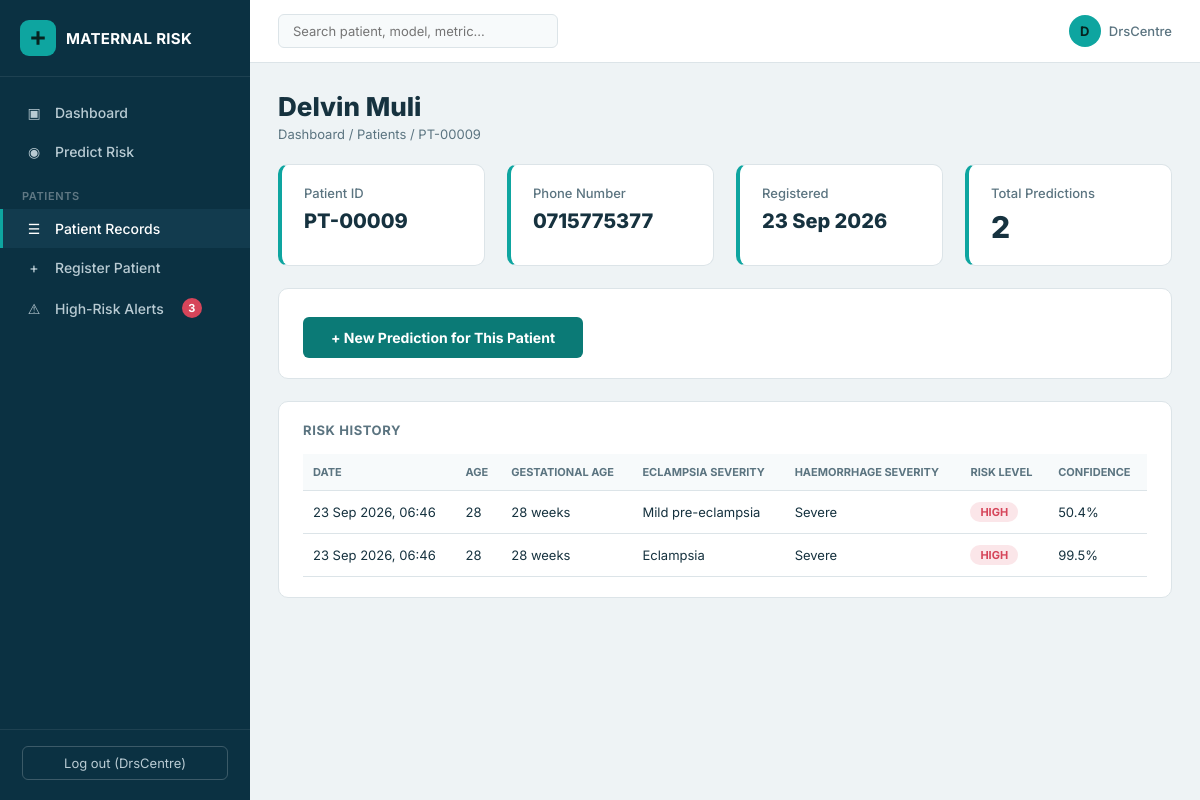
/patients/9/ (signed in), run on the app's committed database.
### risk_app/models.py (models this page shows, shortened)
class Patient(models.Model):
    patient_id = models.CharField(max_length=20, unique=True, editable=False)
    full_name = models.CharField(max_length=150)
    phone_number = models.CharField(max_length=20, blank=True)
    date_registered = models.DateTimeField(auto_now_add=True)
    registered_by = models.ForeignKey(
        settings.AUTH_USER_MODEL, null=True, blank=True,
        on_delete=models.SET_NULL, related_name="patients_registered",
    )
    class Meta:
        ordering = ["-date_registered"]
    @property
    def latest_prediction(self):
        return self.predictions.order_by("-created_at").first()

class PredictionRecord(models.Model):
    RISK_CHOICES = [("Low", "Low"), ("Medium", "Medium"), ("High", "High")]
    created_at = models.DateTimeField(auto_now_add=True)
    user = models.ForeignKey(settings.AUTH_USER_MODEL, null=True, blank=True, on_delete=models.SET_NULL)
    patient = models.ForeignKey(
        Patient, null=True, blank=True, on_delete=models.SET_NULL, related_name="predictions"
    )
    age = models.IntegerField()
    gestational_age_weeks = models.IntegerField()
    eclampsia_severity = models.CharField(max_length=30)
    haemorrhage_severity = models.CharField(max_length=30)
    risk_level = models.CharField(max_length=10, choices=RISK_CHOICES)
    prob_low = models.FloatField()
    prob_medium = models.FloatField()
    prob_high = models.FloatField()
    model_backend = models.CharField(max_length=20, default="sklearn")
    class Meta:
        ordering = ["-created_at"]

### risk_app/views.py (the view)
# urls.py: path("patients/<int:pk>/", views.patient_detail_view, name="patient_detail"),
@login_required
def patient_detail_view(request, pk):
    patient = get_object_or_404(Patient, pk=pk)
    predictions = patient.predictions.all()
    return render(request, "risk_app/patient_detail.html", {"patient": patient, "predictions": predictions})

### risk_app/context_processors.py (called while the page is built)
def alerts_count(request):
    if not request.user.is_authenticated:
        return {}
    count = 0
    for patient in Patient.objects.all():
        latest = patient.latest_prediction
        if latest and latest.risk_level == "High":
            count += 1
    return {"high_risk_alert_count": count}

### risk_app/templates/risk_app/patient_detail.html
{% extends "risk_app/base_app.html" %}
{% block content %}
<h1 class="page-title">{{ patient.full_name }}</h1>
<div class="breadcrumb">
    <a href="{% url 'risk_app:dashboard' %}">Dashboard</a> /
    <a href="{% url 'risk_app:patients_list' %}">Patients</a> / {{ patient.patient_id }}
</div>
<div class="grid" style="margin-bottom:22px;">
    <div class="stat-card">
        <div class="stat-label">Patient ID</div>
        <div class="stat-value" style="font-size:20px;">{{ patient.patient_id }}</div>
    </div>
    <div class="stat-card">
        <div class="stat-label">Phone Number</div>
        <div class="stat-value" style="font-size:20px;">{{ patient.phone_number|default:"—" }}</div>
    </div>
    <div class="stat-card">
        <div class="stat-label">Registered</div>
        <div class="stat-value" style="font-size:20px;">{{ patient.date_registered|date:"d M Y" }}</div>
    </div>
    <div class="stat-card">
        <div class="stat-label">Total Predictions</div>
        <div class="stat-value">{{ predictions.count }}</div>
    </div>
</div>
<div class="panel" style="margin-bottom:22px;">
    <a href="{% url 'risk_app:predict' %}?patient={{ patient.pk }}" class="btn-primary" style="text-decoration:none; display:inline-block;">
        + New Prediction for This Patient
    </a>
</div>
<div class="panel">
    <h2>Risk History</h2>
    <table class="pred-table">
        <tr>
            <th>Date</th>
            <th>Age</th>
            <th>Gestational Age</th>
            <th>Eclampsia Severity</th>
            <th>Haemorrhage Severity</th>
            <th>Risk Level</th>
            <th>Confidence</th>
        </tr>
        {% for rec in predictions %}
        <tr>
            <td>{{ rec.created_at|date:"d M Y, H:i" }}</td>
            <td>{{ rec.age }}</td>
            <td>{{ rec.gestational_age_weeks }} weeks</td>
            <td>{{ rec.eclampsia_severity }}</td>
            <td>{{ rec.haemorrhage_severity }}</td>
            <td>
                <span class="risk-pill" style="background:
                    {% if rec.risk_level == 'Low' %}var(--low-bg); color:var(--low)
                    {% elif rec.risk_level == 'Medium' %}var(--medium-bg); color:var(--medium)
                    {% else %}var(--high-bg); color:var(--high){% endif %};">
                    {{ rec.risk_level }}
                </span>
            </td>
            <td>
                {% if rec.risk_level == 'Low' %}{{ rec.prob_low }}%
                {% elif rec.risk_level == 'Medium' %}{{ rec.prob_medium }}%
                {% else %}{{ rec.prob_high }}%{% endif %}
            </td>
        </tr>
        {% empty %}
        <tr><td colspan="7" class="placeholder">
            No predictions recorded for this patient yet. Use "New Prediction for This Patient" above to add one.
        </td></tr>
        {% endfor %}
    </table>
</div>
{% endblock %}

### risk_app/templates/risk_app/base_app.html (shortened to what this page needs)
{% load static %}
<!DOCTYPE html>
<html lang="en">
<head>
    <link rel="stylesheet" href="{% static 'css/style.css' %}">
</head>
<body>
    <div class="app-shell">
        <aside class="sidebar">
            <div class="brand">
                <div class="mark">
                    <svg viewBox="0 0 24 24" fill="currentColor"><path d="M10 3h4v7h7v4h-7v7h-4v-7H3v-4h7V3z"/></svg>
                </div>
                <span>MATERNAL RISK</span>
            </div>
            <nav>
                <a href="{% url 'risk_app:dashboard' %}" class="{% if request.resolver_match.url_name == 'dashboard' %}active{% endif %}">
                    <span class="icon">&#9635;</span> Dashboard
                </a>
                <a href="{% url 'risk_app:predict' %}" class="{% if request.resolver_match.url_name == 'predict' %}active{% endif %}">
                    <span class="icon">&#9673;</span> Predict Risk
                </a>
                <div class="nav-section-label">Patients</div>
                <a href="{% url 'risk_app:patients_list' %}" class="{% if request.resolver_match.url_name == 'patients_list' or request.resolver_match.url_name == 'patient_detail' %}active{% endif %}">
                    <span class="icon">&#9776;</span> Patient Records
                </a>
                <a href="{% url 'risk_app:patient_register' %}" class="{% if request.resolver_match.url_name == 'patient_register' %}active{% endif %}">
                    <span class="icon">+</span> Register Patient
                </a>
                <a href="{% url 'risk_app:alerts' %}" class="{% if request.resolver_match.url_name == 'alerts' %}active{% endif %}">
                    <span class="icon">&#9888;</span> High-Risk Alerts
                    {% if high_risk_alert_count %}<span class="badge-count">{{ high_risk_alert_count }}</span>{% endif %}
                </a>
            </nav>
            <div class="sidebar-footer">
                {% if user.is_authenticated %}
                <form method="post" action="{% url 'logout' %}">
                    <button type="submit">Log out ({{ user.username }})</button>
                </form>
                {% endif %}
            </div>
        </aside>
        <div class="main">
            <div class="topbar">
                <input class="search" type="text" placeholder="Search patient, model, metric...">
                <div class="topbar-right">
                    <div class="user-chip">
                        <div class="avatar">{{ user.username|slice:":1"|upper }}</div>
                        {{ user.username }}
                    </div>
                </div>
            </div>
            <div class="content">
                {% block content %}{% endblock %}
            </div>
        </div>
    </div>
</body>
</html>

### data on the page
Patient: full_name "Delvin Muli", patient_id "PT-00009", phone_number "0715775377", date_registered "23 Sep 2026", count "2"
PredictionRecord: created_at "23 Sep 2026, 06:46", age "28", gestational_age_weeks "28", eclampsia_severity "Mild pre-eclampsia", haemorrhage_severity "Severe", risk_level "HIGH", prob_high "50.4"
PredictionRecord: created_at "23 Sep 2026, 06:46", age "28", gestational_age_weeks "28", eclampsia_severity "Eclampsia", haemorrhage_severity "Severe", risk_level "HIGH", prob_high "99.5"

### other printed values
{{ high_risk_alert_count }} "3"
{{ user.username }} "DrsCentre"
{{ user.username|slice:":1"|upper }} "D"
